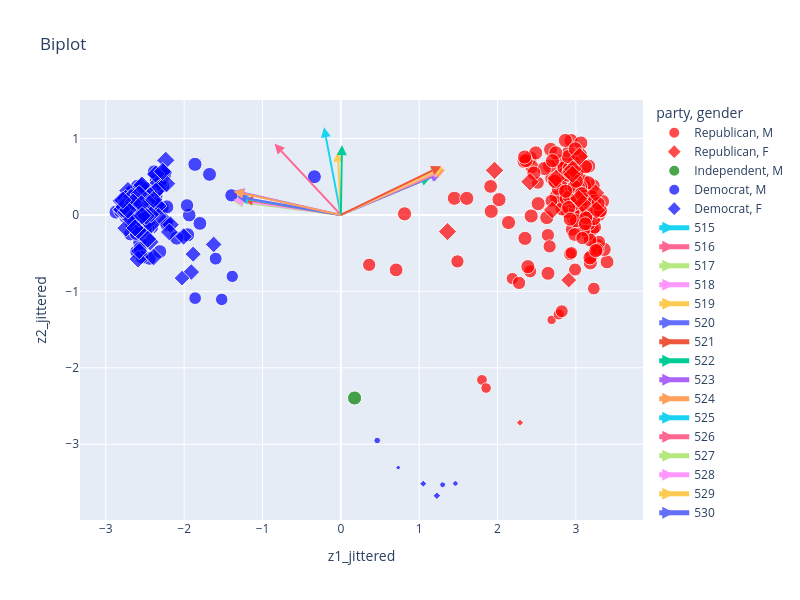

Notebook cell for this chart:
### Markdown cell above
### Biplot

````{dropdown} Click to see the code
:open: false
```python
loadings = pl.DataFrame(
    {
        "call": vote_pivot_centered.columns,
        "pc1": np.sqrt(s[0]) * vt[0, :],
        "pc2": np.sqrt(s[1]) * vt[1, :],
    }
)

num_votes = (
    votes.filter(pl.col("vote").is_in(["Yes", "No"]))
    .group_by("member")
    .agg(pl.len().alias("num votes"))
)
vote_2d = vote_2d.join(num_votes, on="member", how="inner", maintain_order="left")

fig = px.scatter(
    vote_2d, 
    x='z1_jittered', 
    y='z2_jittered', 
    color='party', 
    symbol="gender", 
    size='num votes',
    title='Biplot', 
    width=800, 
    height=600, 
    size_max=10,
    opacity = 0.7,
    color_discrete_map={'Democrat':'blue', 'Republican':'red', "Independent": "green"},
    hover_data=['first', 'last', 'state', 'party', 'gender', 'age'])

for (call, pc1, pc2) in loadings.head(20).iter_rows():
    fig.add_scatter(x=[0,pc1], y=[0,pc2], name=call, 
                    mode='lines+markers', textposition='top right',
                    marker= dict(size=10,symbol= "arrow-bar-up", angleref="previous"))
fig
```

````

### Code cell
loadings = pl.DataFrame(
    {
        "call": vote_pivot_centered.columns,
        "pc1": np.sqrt(s[0]) * vt[0, :],
        "pc2": np.sqrt(s[1]) * vt[1, :],
    }
)

num_votes = (
    votes.filter(pl.col("vote").is_in(["Yes", "No"]))
    .group_by("member")
    .agg(pl.len().alias("num votes"))
)
vote_2d = vote_2d.join(num_votes, on="member", how="inner", maintain_order="left")

fig = px.scatter(
    vote_2d, 
    x='z1_jittered', 
    y='z2_jittered', 
    color='party', 
    symbol="gender", 
    size='num votes',
    title='Biplot', 
    width=800, 
    height=600, 
    size_max=10,
    opacity = 0.7,
    color_discrete_map={'Democrat':'blue', 'Republican':'red', "Independent": "green"},
    hover_data=['first', 'last', 'state', 'party', 'gender', 'age'])

for (call, pc1, pc2) in loadings.head(20).iter_rows():
    fig.add_scatter(x=[0,pc1], y=[0,pc2], name=call, 
                    mode='lines+markers', textposition='top right',
                    marker= dict(size=10,symbol= "arrow-bar-up", angleref="previous"))
fig

### Figure 1 — Plotly figure (JSON) as saved in the notebook; plotly's stock layout.template omitted (floating-point values rounded to 4 significant figures; data arrays with more than 128 entries replaced by an {"elided": "..."} marker saying what was removed)
{"data": [{"customdata": {"elided": "183x6 mixed values"}, "hovertemplate": "party=%{customdata[3]}<br>gender=%{customdata[4]}<br>z1_jittered=%{x}<br>z2_jittered=%{y}<br>num votes=%{marker.size}<br>first=%{customdata[0]}<br>last=%{customdata[1]}<br>state=%{customdata[2]}<br>age=%{customdata[5]}<extra></extra>", "legendgroup": "Republican, M", "marker": {"color": "red", "opacity": 0.7, "size": {"elided": "183 int values"}, "sizemode": "area", "sizeref": 0.41, "symbol": "circle"}, "mode": "markers", "name": "Republican, M", "orientation": "v", "showlegend": true, "type": "scatter", "x": {"elided": "183 float values"}, "xaxis": "x", "y": {"elided": "183 float values"}, "yaxis": "y"}, {"customdata": [["Susan", "Brooks", "IN", "Republican", "F", 64], ["Liz", "Cheney", "WY", "Republican", "F", 58], ["Virginia", "Foxx", "NC", "Republican", "F", 81], ["Kay", "Granger", "TX", "Republican", "F", 81], ["Jenniffer", "González-Colón", "PR", "Republican", "F", 48], ["Vicky", "Hartzler", "MO", "Republican", "F", 64], ["Jaime", "Herrera Beutler", "WA", "Republican", "F", 46], ["Debbie", "Lesko", "AZ", "Republican", "F", 66], ["Cathy", "McMorris Rodgers", "WA", "Republican", "F", 55], ["Carol", "Miller", "WV", "Republican", "F", 74], ["Martha", "Roby", "AL", "Republican", "F", 48], ["Elise", "Stefanik", "NY", "Republican", "F", 40], ["Ann", "Wagner", "MO", "Republican", "F", 62], ["Jackie", "Walorski", "IN", "Republican", "F", 61]], "hovertemplate": "party=%{customdata[3]}<br>gender=%{customdata[4]}<br>z1_jittered=%{x}<br>z2_jittered=%{y}<br>num votes=%{marker.size}<br>first=%{customdata[0]}<br>last=%{customdata[1]}<br>state=%{customdata[2]}<br>age=%{customdata[5]}<extra></extra>", "legendgroup": "Republican, F", "marker": {"color": "red", "opacity": 0.7, "size": [41, 31, 41, 41, 6, 41, 41, 41, 41, 41, 39, 40, 41, 41], "sizemode": "area", "sizeref": 0.41, "symbol": "diamond"}, "mode": "markers", "name": "Republican, F", "orientation": "v", "showlegend": true, "type": "scatter", "x": [2.959, 2.909, 3.086, 2.955, 2.287, 3.251, 1.962, 3.264, 2.414, 2.747, 2.7, 1.361, 3.036, 3.045], "xaxis": "x", "y": [0.5991, -0.8521, 0.1454, 0.5318, -2.718, 0.2868, 0.5839, 0.06393, 0.4342, 0.4784, 0.06436, -0.2182, 0.2126, 0.7651], "yaxis": "y"}, {"customdata": [["Justin", "Amash", "MI", "Independent", "M", 44]], "hovertemplate": "party=%{customdata[3]}<br>gender=%{customdata[4]}<br>z1_jittered=%{x}<br>z2_jittered=%{y}<br>num votes=%{marker.size}<br>first=%{customdata[0]}<br>last=%{customdata[1]}<br>state=%{customdata[2]}<br>age=%{customdata[5]}<extra></extra>", "legendgroup": "Independent, M", "marker": {"color": "green", "opacity": 0.7, "size": [41], "sizemode": "area", "sizeref": 0.41, "symbol": "circle"}, "mode": "markers", "name": "Independent, M", "orientation": "v", "showlegend": true, "type": "scatter", "x": [0.175], "xaxis": "x", "y": [-2.395], "yaxis": "y"}, {"customdata": {"elided": "147x6 mixed values"}, "hovertemplate": "party=%{customdata[3]}<br>gender=%{customdata[4]}<br>z1_jittered=%{x}<br>z2_jittered=%{y}<br>num votes=%{marker.size}<br>first=%{customdata[0]}<br>last=%{customdata[1]}<br>state=%{customdata[2]}<br>age=%{customdata[5]}<extra></extra>", "legendgroup": "Democrat, M", "marker": {"color": "blue", "opacity": 0.7, "size": {"elided": "147 int values"}, "sizemode": "area", "sizeref": 0.41, "symbol": "circle"}, "mode": "markers", "name": "Democrat, M", "orientation": "v", "showlegend": true, "type": "scatter", "x": {"elided": "147 float values"}, "xaxis": "x", "y": {"elided": "147 float values"}, "yaxis": "y"}, {"customdata": {"elided": "90x6 mixed values"}, "hovertemplate": "party=%{customdata[3]}<br>gender=%{customdata[4]}<br>z1_jittered=%{x}<br>z2_jittered=%{y}<br>num votes=%{marker.size}<br>first=%{customdata[0]}<br>last=%{customdata[1]}<br>state=%{customdata[2]}<br>age=%{customdata[5]}<extra></extra>", "legendgroup": "Democrat, F", "marker": {"color": "blue", "opacity": 0.7, "size": [41, 41, 39, 41, 34, 41, 41, 41, 41, 41, 41, 41, 41, 41, 41, 41, 40, 41, 41, 41, 41, 40, 41, 34, 41, 41, 41, 41, 30, 41, 41, 41, 41, 41, 38, 38, 41, 41, 41, 41, 37, 41, 39, 41, 40, 32, 41, 41, 40, 41, 41, 41, 39, 41, 41, 41, 6, 41, 41, 41, 39, 7, 41, 41, 41, 36, 41, 41, 39, 40, 40, 41, 41, 41, 41, 41, 41, 41, 40, 41, 41, 41, 41, 41, 41, 40, 36, 41, 40, 41], "sizemode": "area", "sizeref": 0.41, "symbol": "diamond"}, "mode": "markers", "name": "Democrat, F", "orientation": "v", "showlegend": true, "type": "scatter", "x": [-2.455, -2.33, -2.561, -2.601, -1.91, -2.723, -2.57, -2.804, -2.534, -2.626, -2.718, -2.507, -2.525, -2.352, -2.647, -2.754, -2.582, -2.688, -2.419, -2.582, -2.799, -2.419, -2.627, -1.624, -2.748, -2.707, -2.334, -2.242, -2.027, -2.337, -2.545, -2.693, -2.235, -2.63, -2.175, -2.33, -2.759, -2.569, -2.722, -2.502, -2.007, -2.494, -2.189, -2.794, -2.744, -1.885, -2.728, -2.469, -2.424, -2.516, -2.481, -2.678, -2.59, -2.545, -2.646, -2.596, 1.052, -2.623, -2.572, -2.677, -2.391, 1.225, -2.605, -2.539, -2.621, -2.422, -2.576, -2.624, -2.433, -2.466, -2.676, -2.52, -2.265, -2.225, -2.364, -2.592, -2.573, -2.74, -2.675, -2.486, -2.767, -2.275, -2.653, -2.545, -2.72, -2.39, -2.574, -2.783, -2.627, -2.536], "xaxis": "x", "y": [-0.07877, 0.4201, -0.2298, 0.1315, -0.7469, 0.1059, 0.1894, 0.1856, 0.2399, 0.2206, 0.3189, 0.06874, 0.0703, 0.1402, 0.006876, 0.06279, -0.2077, 0.181, 0.04829, 0.1077, 0.06758, 0.0469, 0.1534, -0.3861, 0.2151, 0.08717, 0.339, -0.08654, -0.8265, 0.1165, 0.1504, 0.04893, 0.7143, 0.2625, -0.1272, -0.02055, 0.1335, 0.02677, -0.001019, 0.102, -0.2824, 0.3129, -0.2229, 0.07061, -0.1726, -0.5128, 0.1769, 0.1745, -0.128, 0.09188, 0.09702, 0.1606, -0.5775, 0.3732, 0.09162, 0.1223, -3.516, 0.1096, -0.04228, 0.2309, -0.5498, -3.674, 0.03304, 0.3912, 0.04214, 0.007613, -0.03812, 0.1551, -0.3537, -0.3156, -0.02851, -0.02058, 0.5528, 0.4097, 0.5343, 0.08343, 0.2733, 0.03611, -0.05988, -0.01555, 0.1066, 0.5695, 0.1662, 0.1446, 0.06566, 0.1991, -0.4728, 0.1938, -0.1703, -0.009955], "yaxis": "y"}, {"marker": {"angleref": "previous", "size": 10, "symbol": "arrow-bar-up"}, "mode": "lines+markers", "name": "515", "textposition": "top right", "type": "scatter", "x": [0, -0.2154], "y": [0, 1.147]}, {"marker": {"angleref": "previous", "size": 10, "symbol": "arrow-bar-up"}, "mode": "lines+markers", "name": "516", "textposition": "top right", "type": "scatter", "x": [0, -0.8468], "y": [0, 0.9302]}, {"marker": {"angleref": "previous", "size": 10, "symbol": "arrow-bar-up"}, "mode": "lines+markers", "name": "517", "textposition": "top right", "type": "scatter", "x": [0, -1.376], "y": [0, 0.1807]}, {"marker": {"angleref": "previous", "size": 10, "symbol": "arrow-bar-up"}, "mode": "lines+markers", "name": "518", "textposition": "top right", "type": "scatter", "x": [0, -1.372], "y": [0, 0.1973]}, {"marker": {"angleref": "previous", "size": 10, "symbol": "arrow-bar-up"}, "mode": "lines+markers", "name": "519", "textposition": "top right", "type": "scatter", "x": [0, -0.03902], "y": [0, 0.8271]}, {"marker": {"angleref": "previous", "size": 10, "symbol": "arrow-bar-up"}, "mode": "lines+markers", "name": "520", "textposition": "top right", "type": "scatter", "x": [0, 1.286], "y": [0, 0.5481]}, {"marker": {"angleref": "previous", "size": 10, "symbol": "arrow-bar-up"}, "mode": "lines+markers", "name": "521", "textposition": "top right", "type": "scatter", "x": [0, -1.25], "y": [0, 0.2076]}, {"marker": {"angleref": "previous", "size": 10, "symbol": "arrow-bar-up"}, "mode": "lines+markers", "name": "522", "textposition": "top right", "type": "scatter", "x": [0, 1.149], "y": [0, 0.4981]}, {"marker": {"angleref": "previous", "size": 10, "symbol": "arrow-bar-up"}, "mode": "lines+markers", "name": "523", "textposition": "top right", "type": "scatter", "x": [0, 1.269], "y": [0, 0.5483]}, {"marker": {"angleref": "previous", "size": 10, "symbol": "arrow-bar-up"}, "mode": "lines+markers", "name": "524", "textposition": "top right", "type": "scatter", "x": [0, 1.331], "y": [0, 0.5932]}, {"marker": {"angleref": "previous", "size": 10, "symbol": "arrow-bar-up"}, "mode": "lines+markers", "name": "525", "textposition": "top right", "type": "scatter", "x": [0, -1.307], "y": [0, 0.2279]}, {"marker": {"angleref": "previous", "size": 10, "symbol": "arrow-bar-up"}, "mode": "lines+markers", "name": "526", "textposition": "top right", "type": "scatter", "x": [0, 1.3], "y": [0, 0.6011]}, {"marker": {"angleref": "previous", "size": 10, "symbol": "arrow-bar-up"}, "mode": "lines+markers", "name": "527", "textposition": "top right", "type": "scatter", "x": [0, 1.283], "y": [0, 0.6098]}, {"marker": {"angleref": "previous", "size": 10, "symbol": "arrow-bar-up"}, "mode": "lines+markers", "name": "528", "textposition": "top right", "type": "scatter", "x": [0, 1.294], "y": [0, 0.5984]}, {"marker": {"angleref": "previous", "size": 10, "symbol": "arrow-bar-up"}, "mode": "lines+markers", "name": "529", "textposition": "top right", "type": "scatter", "x": [0, 1.311], "y": [0, 0.6201]}, {"marker": {"angleref": "previous", "size": 10, "symbol": "arrow-bar-up"}, "mode": "lines+markers", "name": "530", "textposition": "top right", "type": "scatter", "x": [0, -1.329], "y": [0, 0.2423]}, {"marker": {"angleref": "previous", "size": 10, "symbol": "arrow-bar-up"}, "mode": "lines+markers", "name": "531", "textposition": "top right", "type": "scatter", "x": [0, 1.281], "y": [0, 0.6376]}, {"marker": {"angleref": "previous", "size": 10, "symbol": "arrow-bar-up"}, "mode": "lines+markers", "name": "532", "textposition": "top right", "type": "scatter", "x": [0, 0.01444], "y": [0, 0.9143]}, {"marker": {"angleref": "previous", "size": 10, "symbol": "arrow-bar-up"}, "mode": "lines+markers", "name": "533", "textposition": "top right", "type": "scatter", "x": [0, -1.361], "y": [0, 0.3158]}, {"marker": {"angleref": "previous", "size": 10, "symbol": "arrow-bar-up"}, "mode": "lines+markers", "name": "534", "textposition": "top right", "type": "scatter", "x": [0, -1.371], "y": [0, 0.3076]}], "layout": {"height": 600, "legend": {"itemsizing": "constant", "title": {"text": "party, gender"}, "tracegroupgap": 0}, "title": {"text": "Biplot"}, "width": 800, "xaxis": {"anchor": "y", "domain": [0.0, 1.0], "title": {"text": "z1_jittered"}}, "yaxis": {"anchor": "x", "domain": [0.0, 1.0], "title": {"text": "z2_jittered"}}}}
